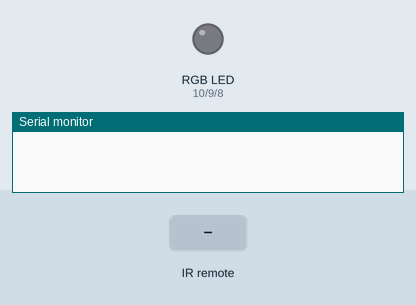
Bench run of a sketch on a simulated Arduino Uno, built with avr-gcc and run on an emulated ATmega328P. Parts: an RGB LED mixed from three pins (HIGH = lit), the last lines printed to the serial monitor. The inputs (shaded band) are chosen by the test bench.

Above: at 1.2 s.
1.3 s: infrared code 0xFF30CF received
At 1.8 s:
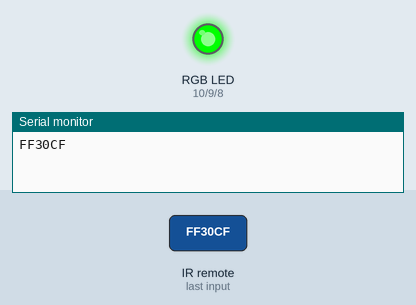
2.8 s: infrared code 0xFF18E7 received
At 4.0 s:
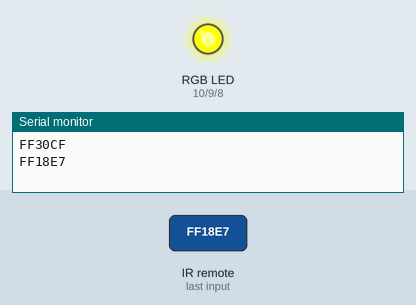
4.3 s: infrared code 0xFF7A85 received
At 5.3 s:
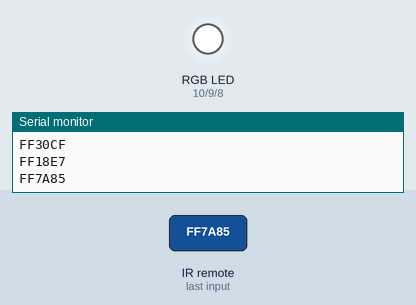
5.8 s: infrared code 0xFF10EF received
At 6.5 s:
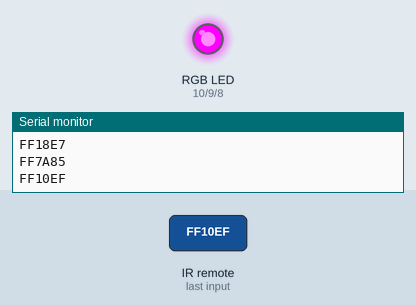
7.3 s: infrared code 0xFF38C7 received
At 7.6 s:
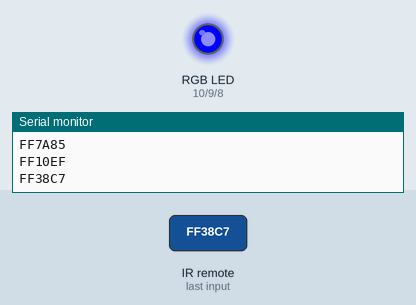
8.8 s: infrared code 0xFF30CF received
At 9.9 s:
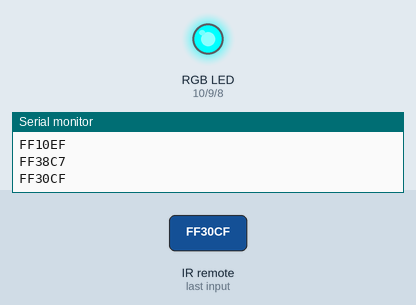
Timing chart, 0 to 11.3 s (numbered marks = the images above; inputs shaded):
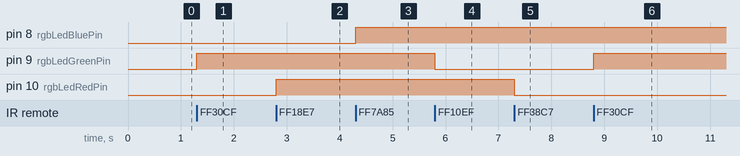

The sketch:

Uke8_Oppg6.ino
```cpp
#include <IRremote.h>

const unsigned int irrecvPin = 11;
const unsigned int rgbLedRedPin = 10;
const unsigned int rgbLedGreenPin = 9;
const unsigned int rgbLedBluePin = 8;

struct RGB {
  unsigned int r;
  unsigned int g;
  unsigned int b;
};

void setRGBLed(const RGB& rgb);
void processIRCode_bad(RGB& rgb, const unsigned long& code);
void processIRCode_good(RGB& rgb, const unsigned long& code);

RGB rgb;
IRrecv irrecv(irrecvPin);
decode_results results;

void setup() {
  Serial.begin(9600);
  irrecv.enableIRIn();
}

void loop() {
  if (irrecv.decode(&results)) {
    Serial.println(results.value, HEX);
    irrecv.resume();
  }
  //  processIRCode_bad(rgb, results.value);
  processIRCode_good(rgb, results.value);
  setRGBLed(rgb);
}

void setRGBLed(const RGB& rgb) {
  analogWrite(rgbLedRedPin, rgb.r);
  analogWrite(rgbLedGreenPin, rgb.g);
  analogWrite(rgbLedBluePin, rgb.b);
}

void processIRCode_bad(RGB& rgb, const unsigned long& code) {
  if (code == 0xFF30CF) {
    rgb.g = 255;
  }
  else if (code == 0xFF18E7) {
    rgb.r = 255;
  }
  else if (code == 0xFF7A85) {
    rgb.b = 255;
  }
  else if (code == 0xFF10EF) {
    rgb.g = 0;
  }
  else if (code == 0xFF38C7) {
    rgb.r = 0;
  }
  else if (code == 0xFF5AA5) {
    rgb.b = 0;
  }
}

void processIRCode_good(RGB& rgb, const unsigned long& code) {
  switch (code) {
    case 0xFF30CF: rgb.g = 255; break;
    case 0xFF18E7: rgb.r = 255; break;
    case 0xFF7A85: rgb.b = 255; break;
    case 0xFF10EF: rgb.g = 0; break;
    case 0xFF38C7: rgb.r = 0; break;
    case 0xFF5AA5: rgb.b = 0; break;
  }
}
```

Measured:
- after the input at 1.3 s, pin 9 (rgbLedGreenPin): LOW → HIGH at once
- after the input at 2.8 s, pin 10 (rgbLedRedPin): LOW → HIGH at once
- after the input at 4.3 s, pin 8 (rgbLedBluePin): LOW → HIGH at once
- after the input at 5.8 s, pin 9 (rgbLedGreenPin): HIGH → LOW at once
- after the input at 7.3 s, pin 10 (rgbLedRedPin): HIGH → LOW at once
- after the input at 8.8 s, pin 9 (rgbLedGreenPin): LOW → HIGH at once
